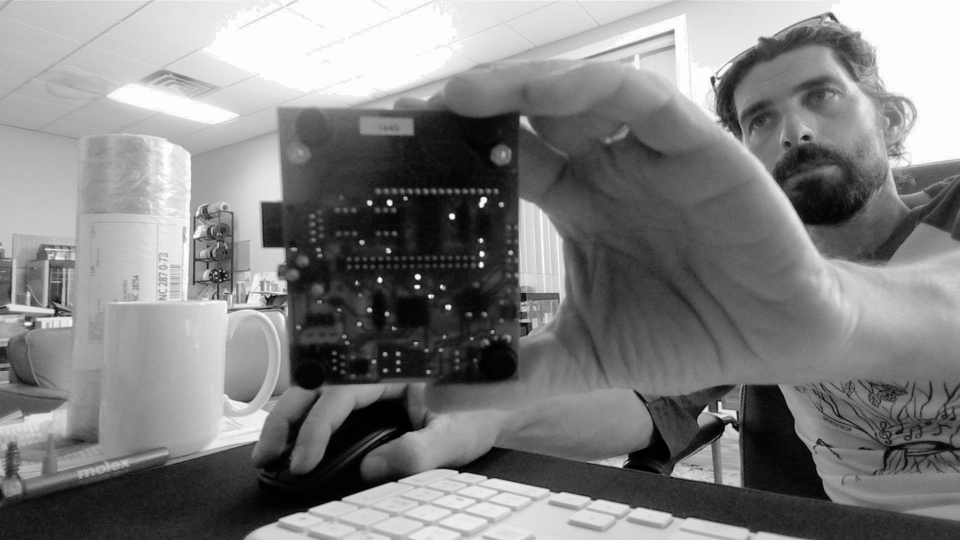
#> input picture current_inspection.jpg, 1920 x 1080 px, given in place of the camera (shown at 1/2 size)
$ python camera.py
#> lines starting #> are read from the running program, lines starting #| are printed output that depends on the picture; after the words box and inside, x2 and y2 are one past the last pixel; in counts of white or black regions, pixels touching at a corner belong together
#> in list_available_cameras, frame is the input picture: shape (1080, 1920, 3); min 0, max 255, mean 128.6
import cv2
import numpy as np
from typing import Optional, Tuple, Dict, List
import logging

class CameraManager:
    """Manages webcam capture and image processing for PCB inspection with zoom and focus controls."""

    def __init__(self, camera_index: int = 0):
        self.camera_index = camera_index
        self.cap = None
        self.is_connected = False
        self.logger = logging.getLogger(__name__)

        # Zoom and focus settings
        self.zoom_level = 1.0  # 1.0 = no zoom, 2.0 = 2x zoom, etc.
        self.max_zoom = 4.0
        self.min_zoom = 0.5

        # Focus settings
        self.auto_focus = True
        self.focus_distance = 0.5  # 0.0 to 1.0

        # Board detection settings
        self.board_detection_enabled = True
        self.min_board_area = 10000  # Minimum area for board detection
        self.board_confidence_threshold = 0.7

        # Camera properties cache
        self.camera_properties = {}

    def connect(self) -> bool:
        """Initialize and connect to the webcam."""
        try:
            self.cap = cv2.VideoCapture(self.camera_index)
            if not self.cap.isOpened():
                self.logger.error(f"Failed to open camera at index {self.camera_index}")
                return False

            # Set camera properties for better quality
            self.cap.set(cv2.CAP_PROP_FRAME_WIDTH, 1920)
            self.cap.set(cv2.CAP_PROP_FRAME_HEIGHT, 1080)
            self.cap.set(cv2.CAP_PROP_AUTOFOCUS, 1 if self.auto_focus else 0)
            self.cap.set(cv2.CAP_PROP_BRIGHTNESS, 0.5)
            self.cap.set(cv2.CAP_PROP_CONTRAST, 0.5)
            self.cap.set(cv2.CAP_PROP_SATURATION, 0.5)

            # Cache camera properties
            self._cache_camera_properties()

            self.is_connected = True
            self.logger.info(f"Successfully connected to camera {self.camera_index}")
            return True

        except Exception as e:
            self.logger.error(f"Error connecting to camera: {e}")
            return False

    def _cache_camera_properties(self):
        """Cache camera properties for reference."""
        if not self.cap:
            return

        self.camera_properties = {
            "width": int(self.cap.get(cv2.CAP_PROP_FRAME_WIDTH)),
            "height": int(self.cap.get(cv2.CAP_PROP_FRAME_HEIGHT)),
            "fps": self.cap.get(cv2.CAP_PROP_FPS),
            "brightness": self.cap.get(cv2.CAP_PROP_BRIGHTNESS),
            "contrast": self.cap.get(cv2.CAP_PROP_CONTRAST),
            "saturation": self.cap.get(cv2.CAP_PROP_SATURATION),
            "autofocus": self.cap.get(cv2.CAP_PROP_AUTOFOCUS),
            "focus": self.cap.get(cv2.CAP_PROP_FOCUS),
            "zoom": self.cap.get(cv2.CAP_PROP_ZOOM),
            "camera_index": self.camera_index
        }

    def disconnect(self):
        """Release camera resources."""
        if self.cap:
            self.cap.release()
        self.is_connected = False
        self.logger.info("Camera disconnected")

    def get_frame(self) -> Optional[np.ndarray]:
        """Capture a single frame from the webcam."""
        if not self.is_connected or not self.cap:
            return None

        ret, frame = self.cap.read()
        if not ret:
            self.logger.warning("Failed to capture frame")
            return None

        # Apply zoom if needed
        if self.zoom_level != 1.0:
            frame = self._apply_zoom(frame)

        return frame

    def _apply_zoom(self, frame: np.ndarray) -> np.ndarray:
        """Apply zoom to the frame using cropping and resizing."""
        if self.zoom_level == 1.0:
            return frame

        h, w = frame.shape[:2]
#> h = 1080; w = 1920

        # Calculate crop dimensions
        crop_w = int(w / self.zoom_level)
#> crop_w = 960
        crop_h = int(h / self.zoom_level)
#> crop_h = 540

        # Calculate crop position (center the crop)
        x1 = (w - crop_w) // 2
#> x1 = 480
        y1 = (h - crop_h) // 2
#> y1 = 270
        x2 = x1 + crop_w
#> x2 = 1440
        y2 = y1 + crop_h
#> y2 = 810

        # Crop and resize back to original size
        cropped = frame[y1:y2, x1:x2]
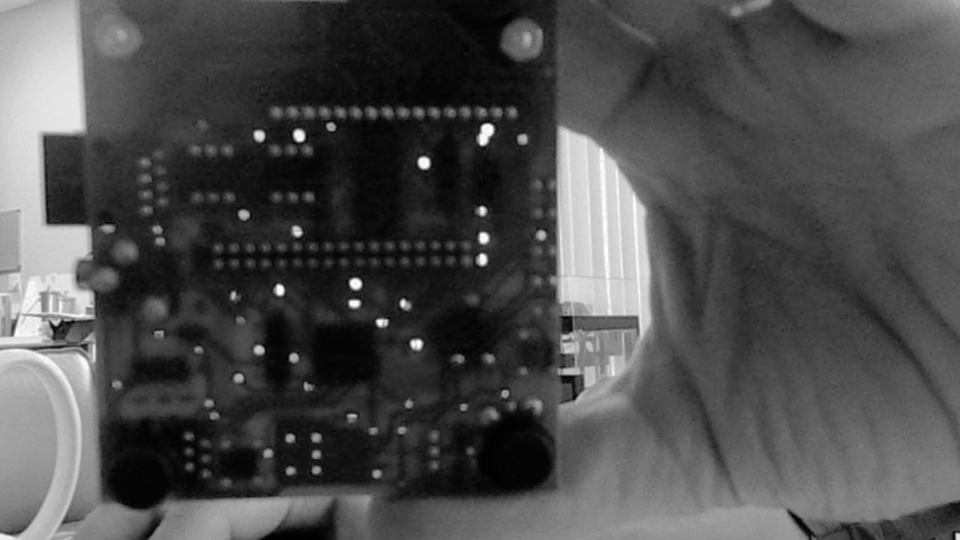
#> cropped: shape (540, 960, 3); min 0, max 255, mean 77
        zoomed = cv2.resize(cropped, (w, h), interpolation=cv2.INTER_LANCZOS4)
#> in _enhance_image, `enhanced = cv2.equalizeHist(gray)`:
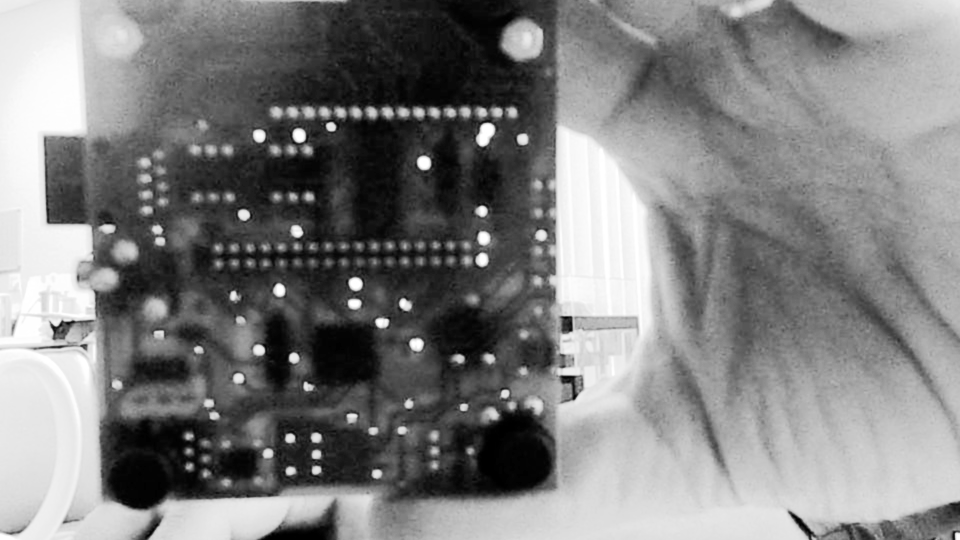
#> enhanced: shape (1080, 1920) (shown at 1/2 size); min 0, max 255, mean 128.3

        return zoomed

    def set_zoom(self, zoom_level: float) -> bool:
        """Set zoom level (0.5 to 4.0)."""
        if not self.is_connected:
            return False

        # Clamp zoom level
        self.zoom_level = max(self.min_zoom, min(self.max_zoom, zoom_level))

        # Try to set hardware zoom if available
        try:
            self.cap.set(cv2.CAP_PROP_ZOOM, self.zoom_level)
        except Exception as e:
            self.logger.debug(f"Hardware zoom not available, using software zoom: {e}")

        self.logger.info(f"Zoom level set to {self.zoom_level}")
        return True

    def get_zoom(self) -> float:
        """Get current zoom level."""
        return self.zoom_level

    def zoom_in(self, factor: float = 1.2) -> bool:
        """Zoom in by the specified factor."""
        return self.set_zoom(self.zoom_level * factor)

    def zoom_out(self, factor: float = 1.2) -> bool:
        """Zoom out by the specified factor."""
        return self.set_zoom(self.zoom_level / factor)

    def reset_zoom(self) -> bool:
        """Reset zoom to 1.0 (no zoom)."""
        return self.set_zoom(1.0)

    def set_focus(self, focus_distance: float) -> bool:
        """Set focus distance (0.0 to 1.0)."""
        if not self.is_connected:
            return False

        self.focus_distance = max(0.0, min(1.0, focus_distance))

        try:
            # Check if camera supports focus control
            current_focus = self.cap.get(cv2.CAP_PROP_FOCUS)
            if current_focus == -1:
                # Camera doesn't support focus control
                self.logger.info("Camera doesn't support manual focus control")
                return False

            # Disable autofocus first
            self.cap.set(cv2.CAP_PROP_AUTOFOCUS, 0)
            # Set manual focus
            self.cap.set(cv2.CAP_PROP_FOCUS, self.focus_distance)
            self.auto_focus = False
            self.logger.info(f"Focus distance set to {self.focus_distance}")
            return True

        except Exception as e:
            self.logger.debug(f"Manual focus not available: {e}")
            return False

    def set_auto_focus(self, enabled: bool) -> bool:
        """Enable or disable autofocus."""
        if not self.is_connected:
            return False

        self.auto_focus = enabled

        try:
            # Check if camera supports autofocus
            current_autofocus = self.cap.get(cv2.CAP_PROP_AUTOFOCUS)
            if current_autofocus == -1:
                # Camera doesn't support autofocus control
                self.logger.info("Camera doesn't support autofocus control")
                return False

            self.cap.set(cv2.CAP_PROP_AUTOFOCUS, 1 if enabled else 0)
            self.logger.info(f"Autofocus {'enabled' if enabled else 'disabled'}")
            return True

        except Exception as e:
            self.logger.debug(f"Autofocus control not available: {e}")
            return False

    def get_focus_info(self) -> Dict:
        """Get current focus information."""
        focus_info = {
            "auto_focus": self.auto_focus,
            "focus_distance": self.focus_distance,
            "hardware_focus": None,
            "focus_supported": False,
            "autofocus_supported": False
        }

        if self.cap:
            try:
                # Check if focus is supported
                focus_value = self.cap.get(cv2.CAP_PROP_FOCUS)
                autofocus_value = self.cap.get(cv2.CAP_PROP_AUTOFOCUS)

                focus_info["hardware_focus"] = focus_value
                focus_info["focus_supported"] = focus_value != -1
                focus_info["autofocus_supported"] = autofocus_value != -1

            except Exception as e:
                self.logger.debug(f"Error getting focus info: {e}")

        return focus_info

    # [28 lines left out: function get_board_detection_status, not called in this run]

    def detect_board(self, frame: np.ndarray) -> Optional[Dict]:
        """
        Detect PCB board in the frame using contour detection and shape analysis.

        Returns:
            Dictionary with board detection results or None if no board found
        """
        if not self.board_detection_enabled:
            return None

        try:
            # Convert to grayscale
            gray = cv2.cvtColor(frame, cv2.COLOR_BGR2GRAY)

            # Apply Gaussian blur to reduce noise
            blurred = cv2.GaussianBlur(gray, (5, 5), 0)

            # Apply adaptive thresholding for better edge detection
            thresh = cv2.adaptiveThreshold(blurred, 255, cv2.ADAPTIVE_THRESH_GAUSSIAN_C, cv2.THRESH_BINARY, 11, 2)
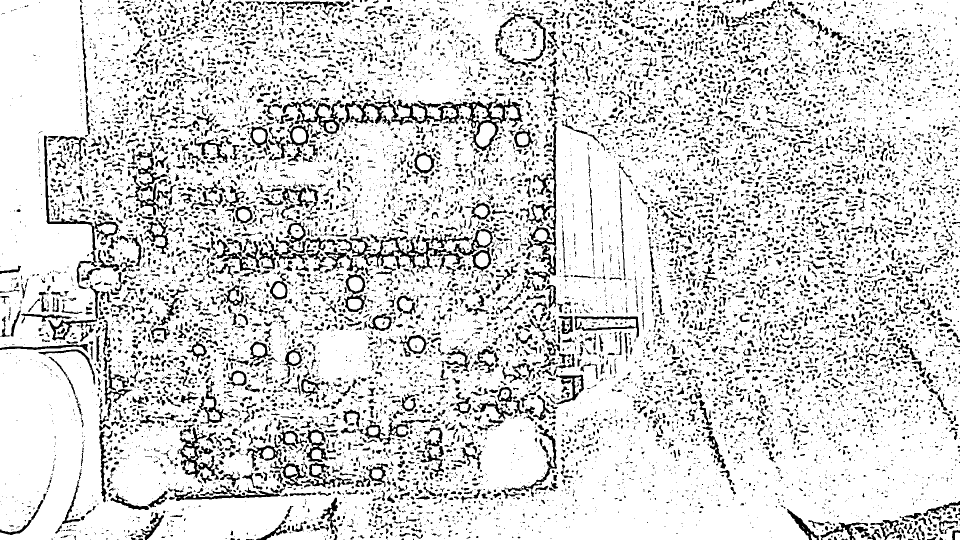
#> thresh: shape (1080, 1920) (shown at 1/2 size); 83.6% white; 12195 black regions (7864 under 20 px), largest, box (x1, y1, x2, y2) and area: (683, 193, 1047, 302) 7422, (673, 472, 927, 546) 4214, (565, 196, 683, 295) 2878

            # Apply morphological operations to clean up the image
            kernel = np.ones((3, 3), np.uint8)
            thresh = cv2.morphologyEx(thresh, cv2.MORPH_CLOSE, kernel)
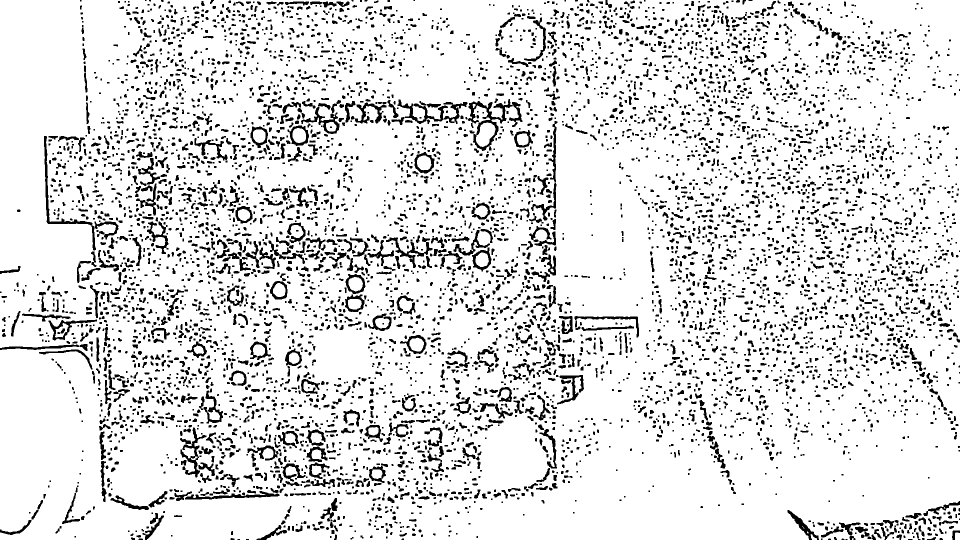
#> thresh: shape (1080, 1920) (shown at 1/2 size); 87.7% white; 6549 black regions (2670 under 20 px), largest, box (x1, y1, x2, y2) and area: (936, 198, 1045, 302) 2697, (88, 272, 192, 501) 1606, (361, 855, 413, 955) 1201
            thresh = cv2.morphologyEx(thresh, cv2.MORPH_OPEN, kernel)
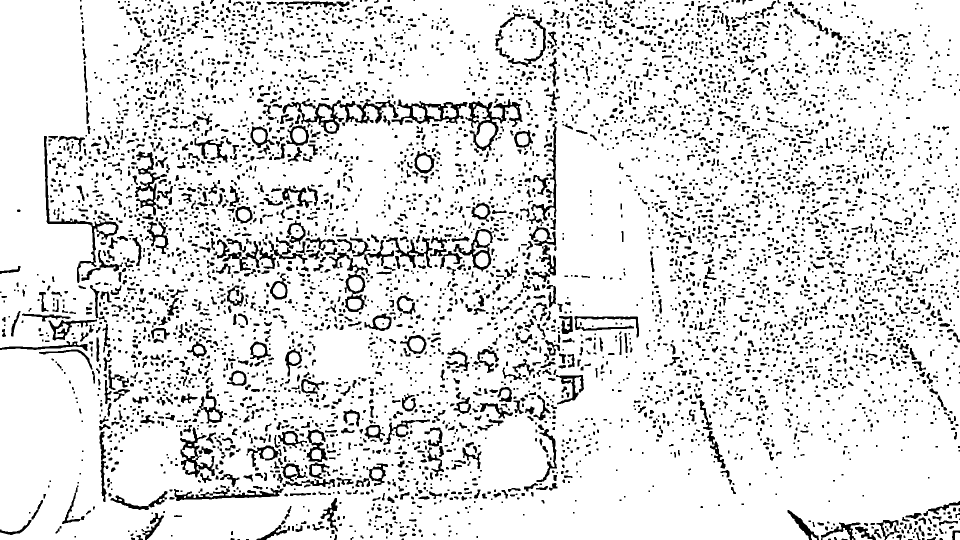
#> thresh: shape (1080, 1920) (shown at 1/2 size); 87.4% white; 5712 black regions (2240 under 20 px), largest, box (x1, y1, x2, y2) and area: (565, 197, 797, 268) 3905, (931, 198, 1045, 302) 2925, (88, 272, 237, 566) 2779

            # Apply edge detection
            edges = cv2.Canny(thresh, 30, 100)
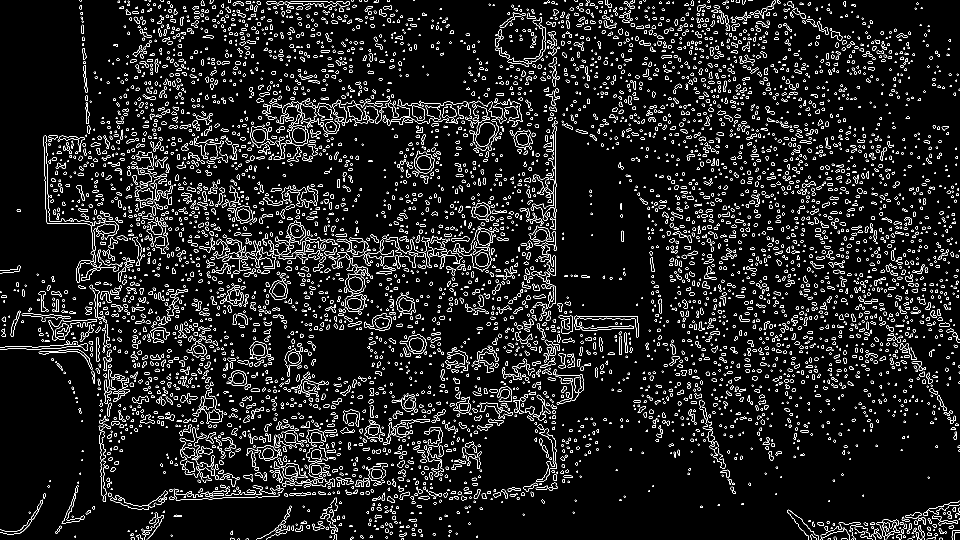
#> edges: shape (1080, 1920) (shown at 1/2 size); 6.9% white in thin lines or dots

            # Find contours
            contours, _ = cv2.findContours(edges, cv2.RETR_EXTERNAL, cv2.CHAIN_APPROX_SIMPLE)
#> contours = 5891 contours, 3056 with area under 20; largest, box (x1, y1, x2, y2) and area: (612, 858, 655, 924) 1438, (96, 638, 194, 681) 1404, (771, 473, 865, 536) 1370, (571, 250, 618, 292) 1314, (828, 301, 869, 347) 1306

            # Filter contours by area and shape
            board_candidates = []
            for contour in contours:
                area = cv2.contourArea(contour)
                if area < self.min_board_area:
                    continue

                # Approximate contour to polygon
                epsilon = 0.02 * cv2.arcLength(contour, True)
                approx = cv2.approxPolyDP(contour, epsilon, True)

                # Check if it's roughly rectangular (4-6 vertices for PCB)
                if 4 <= len(approx) <= 6:
                    # Calculate aspect ratio
                    x, y, w, h = cv2.boundingRect(contour)
                    aspect_ratio = w / h if h > 0 else 0

                    # PCBs typically have aspect ratios between 0.5 and 2.0
                    if 0.5 <= aspect_ratio <= 2.0:
                        # Calculate confidence based on multiple factors
                        # 1. Area factor (normalized by expected area)
                        area_factor = min(1.0, area / 50000)

                        # 2. Shape regularity factor (how close to perfect rectangle)
                        rect_area = w * h
                        shape_factor = area / rect_area if rect_area > 0 else 0

                        # 3. Edge density factor (PCBs have many edges)
                        edge_density = cv2.contourArea(contour) / cv2.arcLength(contour, True) if cv2.arcLength(contour, True) > 0 else 0
                        edge_factor = min(1.0, edge_density / 10)

                        # Combined confidence score
                        confidence = (area_factor * 0.4 + shape_factor * 0.3 + edge_factor * 0.3)

                        board_candidates.append({
                            "contour": contour,
                            "bbox": [x, y, w, h],
                            "area": area,
                            "aspect_ratio": aspect_ratio,
                            "confidence": confidence,
                            "center": [x + w//2, y + h//2],
                            "shape_factor": shape_factor,
                            "edge_factor": edge_factor
                        })
#> this loop made 5891 passes
#> area on passes 24, 32, 34: 21, 21, 31
#> after the loop, board_candidates = []

            # Return the best candidate (highest confidence)
            if board_candidates:
                best_candidate = max(board_candidates, key=lambda x: x["confidence"])
                if best_candidate["confidence"] >= self.board_confidence_threshold:
                    return best_candidate

            return None

        except Exception as e:
            self.logger.error(f"Error in board detection: {e}")
            return None

    # [30 lines left out: function auto_zoom_to_board, not called in this run]

    def capture_snapshot(self, save_path: Optional[str] = None) -> Optional[np.ndarray]:
        """Capture a high-quality snapshot for PCB inspection."""
        frame = self.get_frame()
        if frame is None:
            return None

        # Apply image enhancement for better PCB inspection
        enhanced_frame = self._enhance_image(frame)

        if save_path:
            try:
                cv2.imwrite(save_path, enhanced_frame)
                self.logger.info(f"Snapshot saved to {save_path}")
            except Exception as e:
                self.logger.error(f"Failed to save snapshot: {e}")

        return enhanced_frame

    def _enhance_image(self, frame: np.ndarray) -> np.ndarray:
        """Apply image enhancement techniques for better PCB inspection."""
        # Convert to grayscale for processing
        gray = cv2.cvtColor(frame, cv2.COLOR_BGR2GRAY)

        # Apply histogram equalization for better contrast
        enhanced = cv2.equalizeHist(gray)

        # Apply slight Gaussian blur to reduce noise
        enhanced = cv2.GaussianBlur(enhanced, (3, 3), 0)

        # Apply unsharp masking for edge enhancement
        gaussian = cv2.GaussianBlur(enhanced, (0, 0), 2.0)
        enhanced = cv2.addWeighted(enhanced, 1.5, gaussian, -0.5, 0)

        # Convert back to BGR for saving
        enhanced_bgr = cv2.cvtColor(enhanced, cv2.COLOR_GRAY2BGR)

        return enhanced_bgr

    def get_camera_info(self) -> dict:
        """Get camera information and capabilities."""
        if not self.is_connected:
            return {"error": "Camera not connected"}

        # Update cached properties
        self._cache_camera_properties()

        info = self.camera_properties.copy()
        info.update({
            "zoom_level": self.zoom_level,
            "auto_focus": self.auto_focus,
            "focus_distance": self.focus_distance,
            "board_detection_enabled": self.board_detection_enabled
        })

        return info

    def __enter__(self):
        """Context manager entry."""
        self.connect()
        return self

    def __exit__(self, exc_type, exc_val, exc_tb):
        """Context manager exit."""
        self.disconnect()


def list_available_cameras() -> list:
    """List all available camera devices."""
    available_cameras = []

    for i in range(10):  # Check first 10 camera indices
        cap = cv2.VideoCapture(i)
        if cap.isOpened():
            ret, frame = cap.read()
            if ret:
                available_cameras.append(i)
            cap.release()

    return available_cameras


if __name__ == "__main__":
    # Test camera functionality
    logging.basicConfig(level=logging.INFO)

    print("Available cameras:", list_available_cameras())

    with CameraManager() as camera:
        if camera.is_connected:
            print("Camera info:", camera.get_camera_info())

            # Test zoom functionality
            camera.set_zoom(2.0)
            print(f"Zoom level: {camera.get_zoom()}")

            # Test focus functionality
            camera.set_auto_focus(False)
            camera.set_focus(0.7)
            print("Focus info:", camera.get_focus_info())

            # Capture a test image
            frame = camera.capture_snapshot("test_capture.jpg")
            if frame is not None:
                print("Test capture successful!")

                # Test board detection
                board_info = camera.detect_board(frame)
                if board_info:
                    print(f"Board detected: {board_info}")
                else:
                    print("No board detected in test image")
            else:
                print("Test capture failed!")
